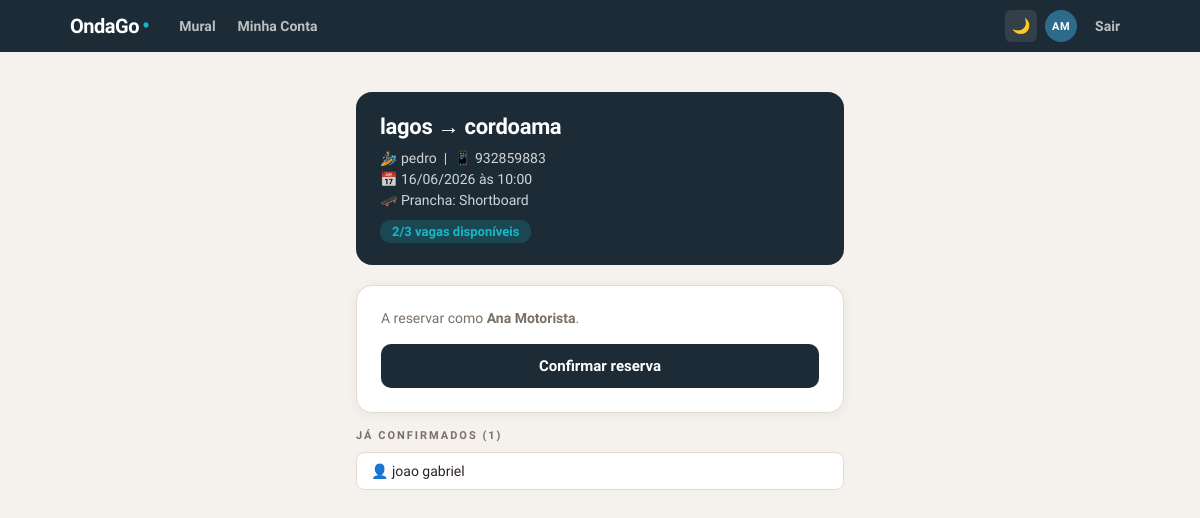
The app's page /reservar/7 (signed in) with its own data.
### models.py (models this page shows, shortened)
class Usuario(UserMixin, db.Model):
    __tablename__ = 'usuarios'
    id         = db.Column(db.Integer, primary_key=True)
    nome       = db.Column(db.String(100), nullable=False)
    email      = db.Column(db.String(150), unique=True, nullable=False)
    telefone   = db.Column(db.String(20), nullable=False)
    nivel      = db.Column(db.String(30), default='Iniciante')
    foto_url   = db.Column(db.String(300), default='')
    senha_hash = db.Column(db.String(256), nullable=False)
    criado_em  = db.Column(db.DateTime, default=datetime.utcnow)
    caronas    = db.relationship('Carona', backref='motorista', lazy=True)
    reservas   = db.relationship('Reserva', backref='passageiro', lazy=True)

class Carona(db.Model):
    __tablename__ = 'caronas'
    id            = db.Column(db.Integer, primary_key=True)
    motorista_id  = db.Column(db.Integer, db.ForeignKey('usuarios.id'), nullable=False)
    ponto_partida = db.Column(db.String(100), nullable=False)
    destino       = db.Column(db.String(100), nullable=False)
    data          = db.Column(db.String(10), nullable=False)
    hora          = db.Column(db.String(5), nullable=False)
    vagas_totais  = db.Column(db.Integer, nullable=False)
    tipo_prancha  = db.Column(db.String(30), default='Qualquer')
    criado_em     = db.Column(db.DateTime, default=datetime.utcnow)
    reservas      = db.relationship('Reserva', backref='carona', lazy=True)
    @property
    def vagas_disponiveis(self):
        return self.vagas_totais - len(self.reservas)

class Reserva(db.Model):
    __tablename__ = 'reservas'
    id         = db.Column(db.Integer, primary_key=True)
    carona_id  = db.Column(db.Integer, db.ForeignKey('caronas.id'), nullable=False)
    usuario_id = db.Column(db.Integer, db.ForeignKey('usuarios.id'), nullable=False)
    criado_em  = db.Column(db.DateTime, default=datetime.utcnow)

### app.py (the view, shortened to what this page needs)
@app.route('/reservar/<int:carona_id>', methods=['GET', 'POST'])
@login_required
def reservar(carona_id):
    carona = Carona.query.get_or_404(carona_id)
    return render_template('reservar.html', carona=carona)

### app.py (called while the page is built)
@login_manager.user_loader
def load_user(user_id):
    return Usuario.query.get(int(user_id))

@app.context_processor
def utility_processor():
    def media_avaliacoes(usuario_id, tipo):
        avals = Avaliacao.query.filter_by(avaliado_id=usuario_id, tipo=tipo).all()
        if not avals:
            return None
        return round(sum(a.nota for a in avals) / len(avals), 1)
    def total_avaliacoes(usuario_id, tipo):
        return Avaliacao.query.filter_by(avaliado_id=usuario_id, tipo=tipo).count()
    return dict(media_avaliacoes=media_avaliacoes, total_avaliacoes=total_avaliacoes)

### templates/reservar.html (shortened to what this page needs)
{% extends "base.html" %}
{% block content %}
<div class="container">
    <div class="info-card">
        <div class="rota">{{ carona.ponto_partida }} → {{ carona.destino }}</div>
        <p>🏄 {{ carona.motorista.nome }} &nbsp;|&nbsp; 📱 {{ carona.motorista.telefone }}</p>
        <p>📅 {{ carona.data }} às {{ carona.hora }}</p>
        <p>🛹 Prancha: {{ carona.tipo_prancha }}</p>
        <span class="badge-vagas">{{ carona.vagas_disponiveis }}/{{ carona.vagas_totais }} vagas disponíveis</span>
    </div>
    <div class="form-card">
        <p>A reservar como <strong>{{ current_user.nome }}</strong>.</p>
        <form method="POST">
            <button type="submit" class="btn-submit">Confirmar reserva</button>
        </form>
    </div>
    {% if carona.reservas %}
    <p class="passageiros-title">Já confirmados ({{ carona.reservas|length }})</p>
    {% for r in carona.reservas %}
    <div class="passageiro-item">👤 {{ r.passageiro.nome }}</div>
    {% endfor %}
    {% endif %}
</div>
{% endblock %}

### templates/base.html (shortened to what this page needs)
<!DOCTYPE html>
<html lang="pt" data-theme="light">
<head>
</head>
<body>
<nav class="navbar">
    <div class="nav-inner">
        <a href="/" class="nav-logo">OndaGo<span class="logo-dot">•</span></a>
        <div class="nav-links" id="nav-links">
            <a href="/"
               class="nav-link {% if request.endpoint == 'index' %}active{% endif %}">Mural</a>
            {% if current_user.is_authenticated %}
                <a href="/minha_conta"
                   class="nav-link {% if request.endpoint == 'minha_conta' %}active{% endif %}">Minha Conta</a>
            {% endif %}
        </div>
        <div class="nav-right">
            <button class="theme-toggle" id="theme-btn" onclick="toggleTheme()" title="Modo escuro">🌙</button>
            {% if current_user.is_authenticated %}
                <div class="nav-avatar" title="{{ current_user.nome }}">{{ current_user.nome.split()[0][0] }}{% if current_user.nome.split()|length > 1 %}{{ current_user.nome.split()[-1][0] }}{% endif %}</div>
                <a href="/logout" class="nav-link">Sair</a>
            {% else %}
                <a href="/login"
                   class="nav-link {% if request.endpoint == 'login' %}active{% endif %}">Entrar</a>
                <a href="/registro" class="nav-btn">Criar conta</a>
            {% endif %}
        </div>
    </div>
</nav>
{% block content %}{% endblock %}
</body>
</html>

### templates/base.html (style rules this page uses)
:root { --bg: #F5F2ED; --card: #ffffff; --text: #2C2420; --text-muted: #7A6F65; --border: #E2DBD0; --shadow: rgba(44,36,32,0.06); --nav: #1C2B35; --teal: #15B8C8; --hero: #2E6B8A; --green: #0F6E56; --green-light: #E8F4F0; --red: #c62828; --red-light: #fdecea; --orange: #D85A30; }
* { margin: 0; padding: 0; box-sizing: border-box; }
body { font-family: 'Plus Jakarta Sans', sans-serif; background: var(--bg); color: var(--text); transition: background 0.3s, color 0.3s; }
.navbar { background: #1C2B35; height: 52px; width: 100%; position: sticky; top: 0; z-index: 200; }
.nav-inner { max-width: 1100px; margin: 0 auto; height: 100%; padding: 0 20px; display: flex; align-items: center; gap: 20px; }
.nav-logo { font-size: 20px; font-weight: 800; color: #ffffff; text-decoration: none; letter-spacing: -0.5px; flex-shrink: 0; display: flex; align-items: baseline; gap: 3px; }
.logo-dot { color: #15B8C8; font-size: 22px; line-height: 1; }
.nav-links { display: flex; align-items: center; gap: 2px; flex: 1; }
.nav-link { color: rgba(255,255,255,0.7); text-decoration: none; font-size: 14px; font-weight: 600; padding: 5px 10px; border-radius: 6px; transition: color 0.15s; white-space: nowrap; }
.nav-right { display: flex; align-items: center; gap: 8px; flex-shrink: 0; }
.theme-toggle { background: rgba(255,255,255,0.1); border: none; color: white; width: 32px; height: 32px; border-radius: 6px; cursor: pointer; font-size: 15px; display: flex; align-items: center; justify-content: center; transition: background 0.15s; }
.nav-avatar { width: 32px; height: 32px; border-radius: 50%; background: #2E6B8A; color: #ffffff; font-size: 11px; font-weight: 800; letter-spacing: 0.5px; display: flex; align-items: center; justify-content: center; flex-shrink: 0; text-transform: uppercase; }

### templates/reservar.html (style rules this page uses)
.container { max-width: 520px; margin: 40px auto 80px; padding: 0 16px; }
.info-card { background: #1C2B35; color: white; border-radius: 16px; padding: 22px 24px; margin-bottom: 20px; }
.info-card .rota { font-size: 22px; font-weight: 800; margin-bottom: 10px; letter-spacing: -0.3px; }
.info-card p { font-size: 14px; opacity: 0.8; margin-top: 5px; }
.badge-vagas { display: inline-block; background: rgba(21,184,200,0.2); color: #15B8C8; padding: 4px 12px; border-radius: 10px; font-size: 13px; font-weight: 700; margin-top: 12px; }
.form-card { background: var(--card); border-radius: 16px; padding: 24px; border: 0.5px solid var(--border); box-shadow: 0 2px 12px var(--shadow); margin-bottom: 16px; }
.form-card p { font-size: 14px; color: var(--text-muted); margin-bottom: 18px; }
.btn-submit { width: 100%; background: #1C2B35; color: white; padding: 13px; border: none; border-radius: 10px; font-size: 15px; font-weight: 700; font-family: inherit; cursor: pointer; transition: opacity 0.15s; }
.passageiros-title { font-size: 11px; font-weight: 700; color: var(--text-muted); text-transform: uppercase; letter-spacing: 2px; margin-bottom: 10px; }
.passageiro-item { background: var(--card); border-radius: 8px; padding: 10px 14px; margin-bottom: 6px; font-size: 14px; color: var(--text); border: 0.5px solid var(--border); }

### records on screen
Usuario: nome "A", nome "M", nome "Ana Motorista"
Carona: ponto_partida "lagos", destino "cordoama", data "16/06/2026", hora "10:00", tipo_prancha "Shortboard", vagas_disponiveis "2", vagas_totais "3"
Usuario: motorista.nome "pedro", motorista.telefone "932859883"
Reserva: passageiro.nome "joao gabriel"

### other values on screen
{{ carona.reservas|length }} "1"
